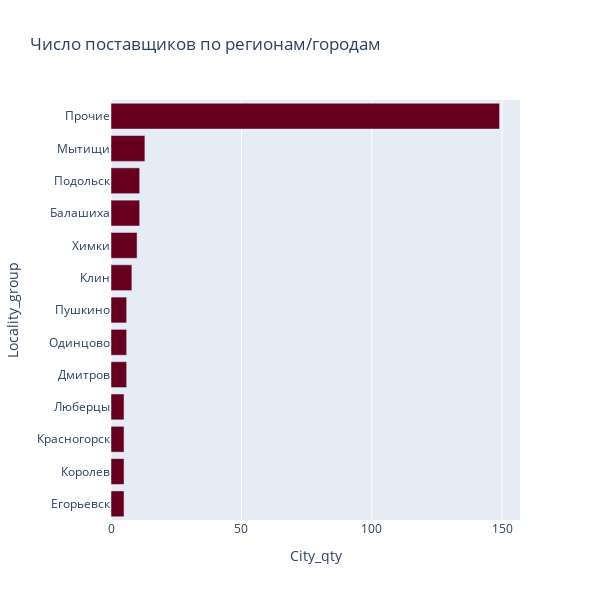

Notebook cell for this chart:
### Code cell
# Выберем топ-10 городов, остальные отнесём к Прочим
smallest_qty = data_category['City_qty'].nlargest(10)[9]


data_category['Locality_group'] = data_category['Locality']
data_category.loc[data_category['City_qty'] < smallest_qty, 'Locality_group'] = 'Прочие' # для числа поставщиков меньше минимального город отнесём к прочим

grouped = data_category.groupby(['Locality_group'], as_index=False).sum()


# Построим график по полученному датафрейму
fig = px.bar(grouped, x="City_qty", y="Locality_group",
             orientation='h', # вертикальная ориентация
             #text_auto=True, # вывод числовых значений
             height=600, width=600,
             color_discrete_sequence=px.colors.sequential.RdBu,
             title='Число поставщиков по регионам/городам',
             labels=dict(y='')) # не будем выводить название признака для вертикальной оси

fig.update_layout(yaxis={'categoryorder':'total ascending'}) # отсортируем по убыванию значений по вертикальной оси
fig.show()

### Figure 1 — Plotly figure (JSON) as saved in the notebook; plotly's stock layout.template omitted (floating-point values rounded to 4 significant figures)
{"data": [{"alignmentgroup": "True", "hovertemplate": "City_qty=%{x}<br>Locality_group=%{y}<extra></extra>", "legendgroup": "", "marker": {"color": "rgb(103,0,31)", "pattern": {"shape": ""}}, "name": "", "offsetgroup": "", "orientation": "h", "showlegend": false, "textposition": "auto", "type": "bar", "x": [11, 6, 5, 8, 5, 5, 5, 13, 6, 11, 149, 6, 10], "xaxis": "x", "y": ["Балашиха", "Дмитров", "Егорьевск", "Клин", "Королев", "Красногорск", "Люберцы", "Мытищи", "Одинцово", "Подольск", "Прочие", "Пушкино", "Химки"], "yaxis": "y"}], "layout": {"barmode": "relative", "height": 600, "legend": {"tracegroupgap": 0}, "title": {"text": "Число поставщиков по регионам/городам"}, "width": 600, "xaxis": {"anchor": "y", "domain": [0, 1], "title": {"text": "City_qty"}}, "yaxis": {"anchor": "x", "categoryorder": "total ascending", "domain": [0, 1], "title": {"text": "Locality_group"}}}}
